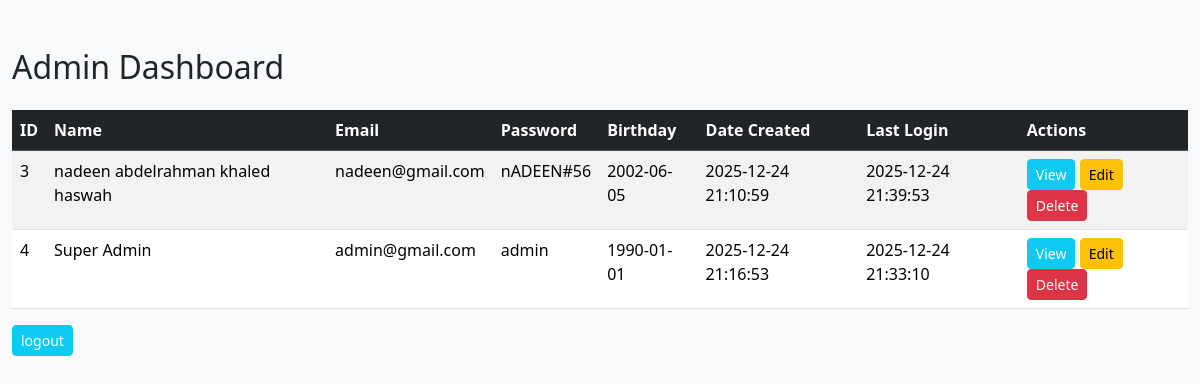
The app's page /admin.php with its own data.
### tables this page shows
CREATE TABLE IF NOT EXISTS `users` (
  `id` int NOT NULL AUTO_INCREMENT,
  `full_name` varchar(150) NOT NULL,
  `email` varchar(100) NOT NULL,
  `mobile` varchar(14) NOT NULL,
  `password` varchar(255) NOT NULL,
  `birth_date` date NOT NULL,
  `role` enum('user','admin') DEFAULT 'user',
  `created_at` timestamp NULL DEFAULT CURRENT_TIMESTAMP,
  `last_login` timestamp NULL DEFAULT NULL,
  PRIMARY KEY (`id`),
  UNIQUE KEY `email` (`email`)
);

### config/database.php (called while the page is built, shortened)
<?php
class DatabasePDO
{
    private static $instance = null;
    private $conn;
    private function __construct()
    {
        $dsn = "mysql:host=" . DB_HOST . ";dbname=" . DB_NAME . ";charset=utf8mb4";
        $this->conn = new PDO($dsn, DB_USER, DB_PASS, [
            PDO::ATTR_ERRMODE => PDO::ERRMODE_EXCEPTION
        ]);
    }
    public static function getInstance()
    {
        if (self::$instance === null) {
            self::$instance = new DatabasePDO();
        }
        return self::$instance;
    }
    public function query($sql, $params = [])
    {
        $stmt = $this->conn->prepare($sql);
        $stmt->execute($params);
        return $stmt;
    }
}
$db = DatabasePDO::getInstance();

### admin.php (the view, shortened to what this page needs)
<?php
require_once './config/database.php';
?>
<!DOCTYPE html>
<html lang="en">
<head>
    <link href="https://cdn.jsdelivr.net/npm/bootstrap@5.3.3/dist/css/bootstrap.min.css" rel="stylesheet">
</head>
<body class="bg-light">
    <div class="container-fluid mt-5">
        <h2 class="mb-4">Admin Dashboard</h2>
        <table class="table table-striped table-hover">
            <thead class="table-dark">
                <tr>
                    <th>ID</th>
                    <th>Name</th>
                    <th>Email</th>
                    <th>Password</th>
                    <th>Birthday</th>
                    <th>Date Created</th>
                    <th>Last Login</th>
                    <th>Actions</th>
                </tr>
            </thead>
            <tbody>
                <?php
                $sql = "SELECT * FROM users ";
                $result = $db->query($sql);
                $rows = $result->fetchAll(PDO::FETCH_ASSOC);
                if (count($rows) > 0):
                    foreach ($rows as $row): ?>
                        <tr>
                            <td><?= htmlspecialchars($row['id']); ?> </td>
                            <td><?= htmlspecialchars($row['full_name']); ?></td>
                            <td><?= htmlspecialchars($row['email']); ?></td>
                            <td><?= htmlspecialchars($row['password']); ?></td>
                            <td><?= htmlspecialchars($row['birth_date']); ?></td>
                            <td><?= htmlspecialchars($row['created_at']); ?></td>
                            <td><?= $row['last_login']; ?></td>
                            <td>
                                <a href="view-user.php?id=<?= $row['id']  ?> ?>" class="btn btn-sm btn-info text-white">View</a>
                                <a href="edit-user.php?id=<?= $row['id']  ?>" class="btn btn-sm btn-warning">Edit</a>
                                <button
                                    class="btn btn-sm btn-danger"
                                    data-bs-toggle="modal"
                                    data-bs-target="#deleteModal"
                                    data-id="<?= $row['id']; ?>">
                                    Delete
                                </button>
                            </td>
                        </tr>
                <?php
                    endforeach;
                endif;
                ?>
            </tbody>
        </table>
        <a href="login.php" class="btn btn-sm btn-info text-white">logout</a>
    </div>
</body>
</html>

### records on screen
users: id "3", full_name "nadeen abdelrahman khaled haswah", email "nadeen@gmail.com", password "nADEEN#56", birth_date "2002-06-05", created_at "2025-12-24 21:10:59", last_login "2025-12-24 21:39:53"
users: id "4", full_name "Super Admin", email "admin@gmail.com", password "admin", birth_date "1990-01-01", created_at "2025-12-24 21:16:53", last_login "2025-12-24 21:33:10"
